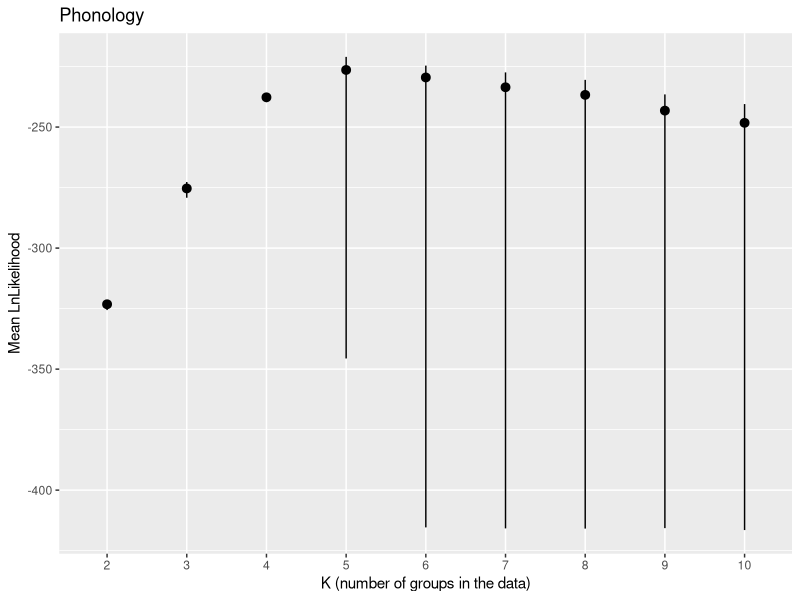
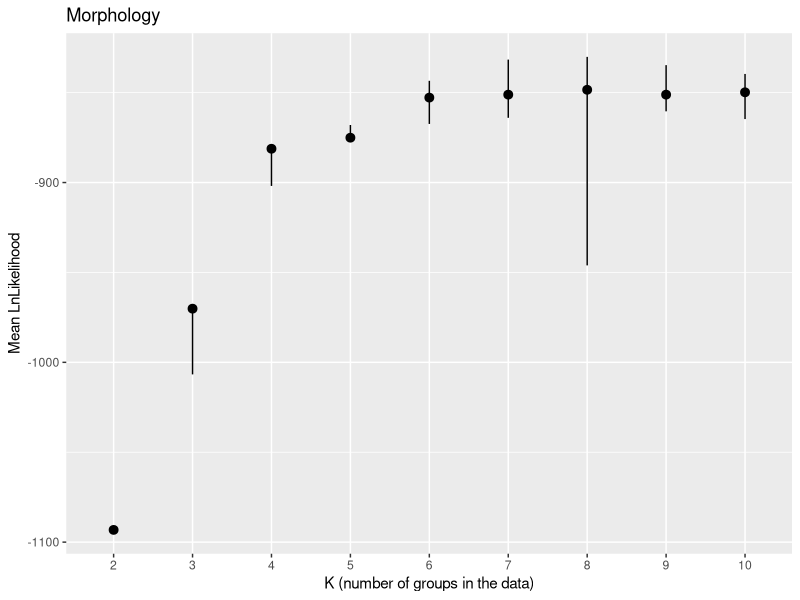
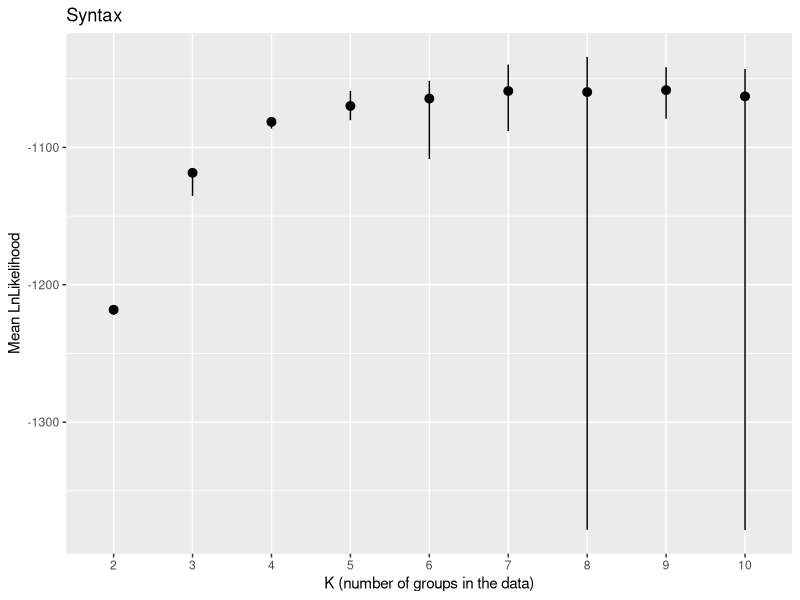
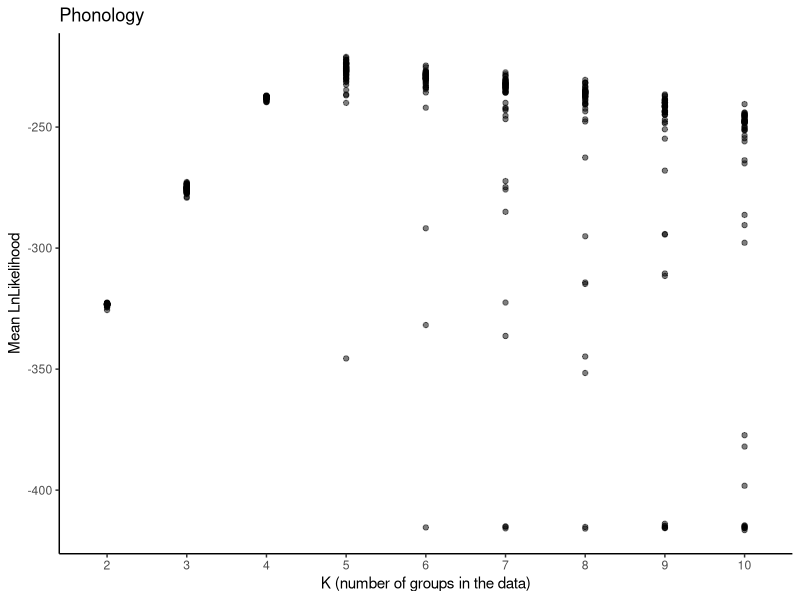
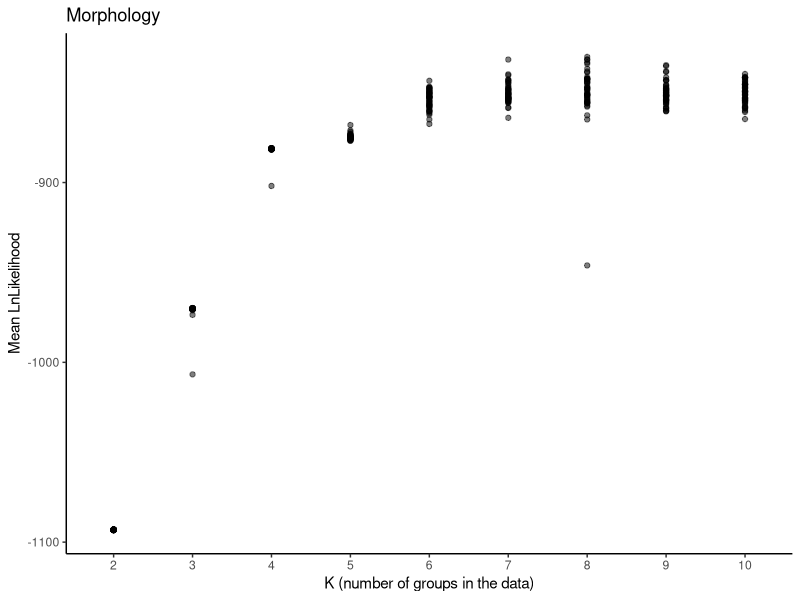
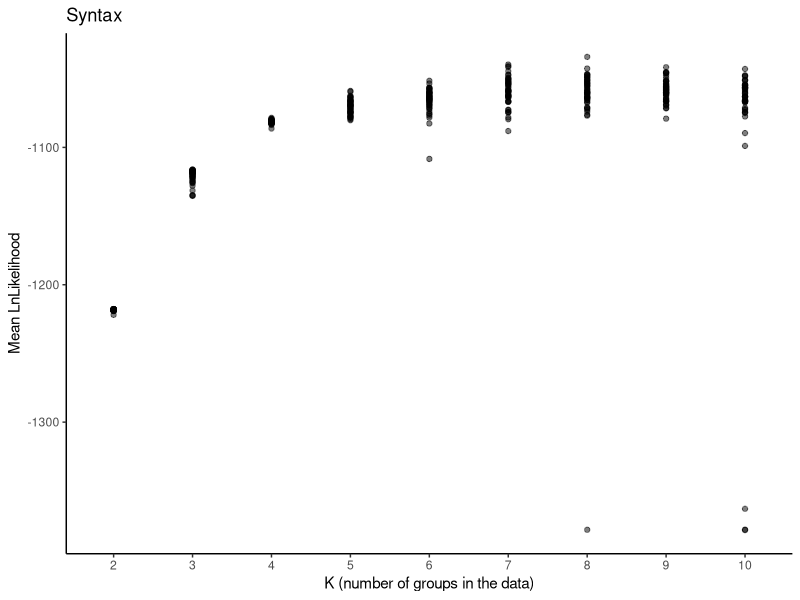
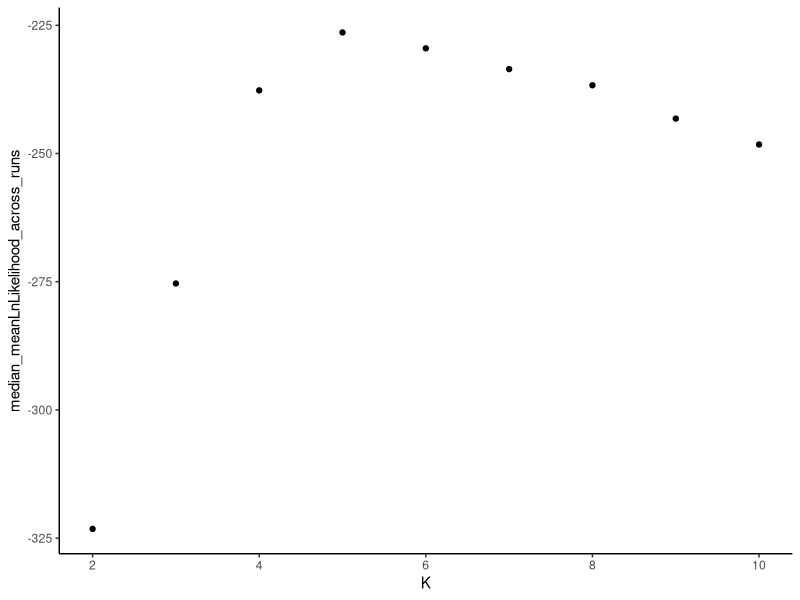
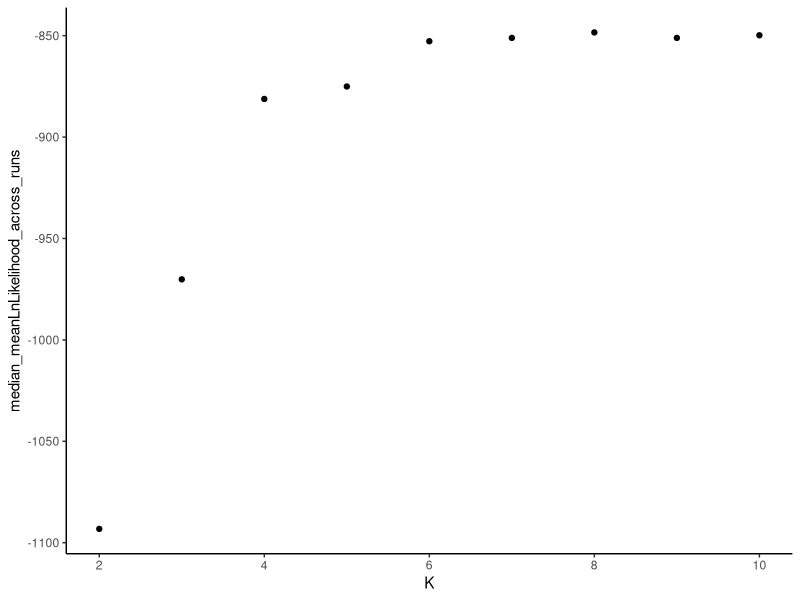

Source code (R) for these figures, in order:
# analyse the output of structure - choose best K etc.

library(ggplot2)
library(dplyr)
library(patchwork) 

setwd("/Applications/structure_console/outfiles")

outfile = read.csv("outfile.txt",sep=";")

phonology_filter <- outfile %>%
  filter(level == "phonology")

morphology_filter <- outfile %>%
  filter(level == "morphology")

syntax_filter <- outfile %>%
  filter(level == "syntax")

plt_phonology <- ggplot(data = phonology_filter) + 
  stat_summary(
    mapping = aes(x = factor(K), y = meanLnLikelihood),
    fun.min = min,
    fun.max = max,
    fun = median
  ) +
  labs(title = "Phonology", x = "K (number of groups in the data)", y = "Mean LnLikelihood")
plt_phonology
# Plateaus at 4, huge variation from 5

plt_morphology <- ggplot(data = morphology_filter) + 
  stat_summary(
    mapping = aes(x = factor(K), y = meanLnLikelihood),
    fun.min = min,
    fun.max = max,
    fun = median
  ) +
  labs(title = "Morphology", x = "K (number of groups in the data)", y = "Mean LnLikelihood")
plt_morphology
# Plateaus at 4, no significant variation until 8, choose 4 as the best value

plt_syntax <- ggplot(data = syntax_filter) + 
  stat_summary(
    mapping = aes(x = factor(K), y = meanLnLikelihood),
    fun.min = min,
    fun.max = max,
    fun = median
  ) +
  labs(title = "Syntax", x = "K (number of groups in the data)", y = "Mean LnLikelihood")
plt_syntax
# Plateaus around value 5, variation increase in 6

# Calculate the jump like:

#diffs <- syntax_grouped_by_K %>%
#  mutate(median_meanLnLikelihood_across_runs - lag(median_meanLnLikelihood_across_runs)) %>%
#  na.omit() 

# The jump from 5 to 6 is too low compared to jumps before 5, therefore the best K is 5.

ggsave("plots/variation-across-runs.pdf", (plt_phonology | plt_morphology | plt_syntax) ,height=3,width=10)

theme_set(theme_classic())

phonology_runs_plt <- ggplot(phonology_filter, aes(x=factor(K),y=meanLnLikelihood))+
  geom_point(alpha=0.5) +
  labs(title = "Phonology", x = "K (number of groups in the data)", y = "Mean LnLikelihood")

phonology_runs_plt

morphology_runs_plt <- ggplot(morphology_filter, aes(x=factor(K),y=meanLnLikelihood))+
  geom_point(alpha=0.5) +
  labs(title = "Morphology", x = "K (number of groups in the data)", y = "Mean LnLikelihood")

morphology_runs_plt

syntax_runs_plt <- ggplot(syntax_filter, aes(x=factor(K),y=meanLnLikelihood))+
  geom_point(alpha=0.5) +
  labs(title = "Syntax", x = "K (number of groups in the data)", y = "Mean LnLikelihood")

syntax_runs_plt

ggsave("plots/variation-across-runs.pdf", (phonology_runs_plt | morphology_runs_plt | syntax_runs_plt) ,height=3,width=10)


# Find the variance among runs and Ks for each level

# Phonology

phonology_runs_variance <- phonology_filter %>%
  group_by(K) %>%
  #calculate the variance between runs for each K
  summarise(variance_among_runs = var(meanLnLikelihood))
  
phonology_K_variance <- phonology_filter %>%
  group_by(Run) %>%
  #calculate the variance between runs for each K
  summarise(variance_among_Ks = var(meanLnLikelihood))

# Morphology

morphology_runs_variance <- morphology_filter %>%
  group_by(K) %>%
  #calculate the variance between runs for each K
  summarise(variance_among_runs = var(meanLnLikelihood))

morphology_K_variance <- morphology_filter %>%
  group_by(Run) %>%
  #calculate the variance between runs for each K
  summarise(variance_among_Ks = var(meanLnLikelihood))

# Syntax
syntax_runs_variance <- syntax_filter %>%
  group_by(K) %>%
  #calculate the variance between runs for each K
  summarise(variance_among_runs = var(meanLnLikelihood))

syntax_K_variance <- morphology_filter %>%
  group_by(Run) %>%
  #calculate the variance between runs for each K
  summarise(variance_among_Ks = var(meanLnLikelihood))

mean(phonology_K_variance$variance_among_Ks) - mean(phonology_runs_variance$variance_among_runs)

mean(morphology_K_variance$variance_among_Ks) - mean(morphology_runs_variance$variance_among_runs)

mean(syntax_K_variance$variance_among_Ks) - mean(syntax_runs_variance$variance_among_runs)

# The variance of meanLnLikelihood between Ks is greater than the variance between runs for all three levels

# Choose the best K value: plot medians for K across runs

# Inspect phonology

phonology_grouped_by_K <- outfile %>%
  filter(level == "phonology") %>%
  group_by(K) %>%
  summarise(median_meanLnLikelihood_across_runs = median(meanLnLikelihood))

phonology_plt <- ggplot(phonology_grouped_by_K, aes(x=K,y=median_meanLnLikelihood_across_runs))+
  geom_point()

phonology_plt

# Inspect morphology

morphology_grouped_by_K <- outfile %>%
  filter(level == "morphology") %>%
  group_by(K) %>%
  summarise(median_meanLnLikelihood_across_runs = median(meanLnLikelihood))

morphology_plt <- ggplot(morphology_grouped_by_K, aes(x=K,y=median_meanLnLikelihood_across_runs))+
  geom_point()

morphology_plt

# Inspect syntax

syntax_grouped_by_K <- outfile %>%
  filter(level == "syntax") %>%
  group_by(K) %>%
  summarise(median_meanLnLikelihood_across_runs = median(meanLnLikelihood))

syntax_plt <- ggplot(syntax_grouped_by_K, aes(x=K,y=median_meanLnLikelihood_across_runs))+
  geom_point()

syntax_plt
